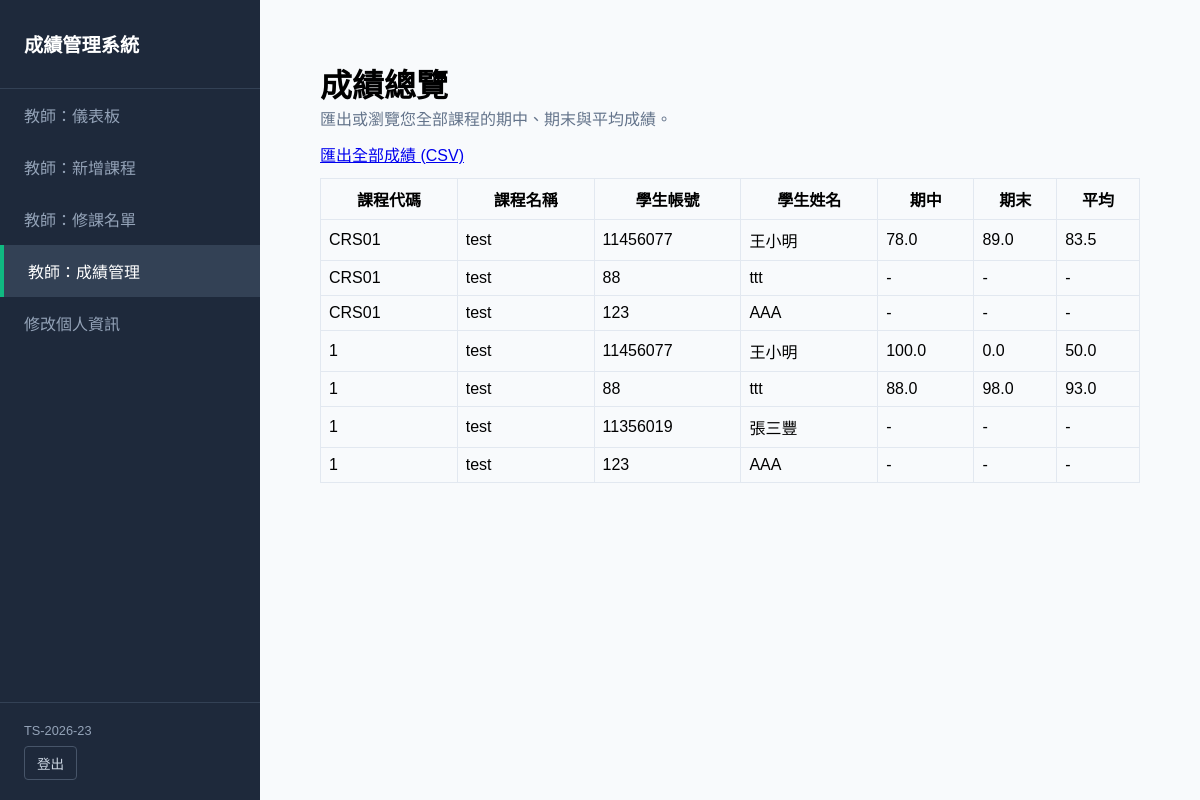
Page /accounts/teacher/grades/overview/ (signed in) on the committed database.
### grades/models.py (models this page shows, shortened)
class Course(models.Model):
    SCHEDULE_CHOICES = [
        ('週一', [
            ('MON_1', '第1節 08:00-09:00'),
            ('MON_2', '第2節 09:10-10:10'),
            ('MON_3', '第3節 10:20-11:20'),
            ('MON_4', '第4節 11:30-12:30'),
            ('MON_5', '第5節 13:30-14:30'),
            ('MON_6', '第6節 14:40-15:40'),
            ('MON_7', '第7節 15:50-16:50'),
            ('MON_8', '第8節 17:00-18:00'),
        ]),
        ('週二', [
            ('TUE_1', '第1節 08:00-09:00'),
            ('TUE_2', '第2節 09:10-10:10'),
            ('TUE_3', '第3節 10:20-11:20'),
            ('TUE_4', '第4節 11:30-12:30'),
            ('TUE_5', '第5節 13:30-14:30'),
            ('TUE_6', '第6節 14:40-15:40'),
            ('TUE_7', '第7節 15:50-16:50'),
            ('TUE_8', '第8節 17:00-18:00'),
        ]),
        ('週三', [
            ('WED_1', '第1節 08:00-09:00'),
            ('WED_2', '第2節 09:10-10:10'),
            ('WED_3', '第3節 10:20-11:20'),
            ('WED_4', '第4節 11:30-12:30'),
            ('WED_5', '第5節 13:30-14:30'),
            ('WED_6', '第6節 14:40-15:40'),
            ('WED_7', '第7節 15:50-16:50'),
            ('WED_8', '第8節 17:00-18:00'),
        ]),
        ('週四', [
            ('THU_1', '第1節 08:00-09:00'),
            ('THU_2', '第2節 09:10-10:10'),
            ('THU_3', '第3節 10:20-11:20'),
            ('THU_4', '第4節 11:30-12:30'),
            ('THU_5', '第5節 13:30-14:30'),
            ('THU_6', '第6節 14:40-15:40'),
            ('THU_7', '第7節 15:50-16:50'),
            ('THU_8', '第8節 17:00-18:00'),
        ]),
        ('週五', [
            ('FRI_1', '第1節 08:00-09:00'),
            ('FRI_2', '第2節 09:10-10:10'),
            ('FRI_3', '第3節 10:20-11:20'),
            ('FRI_4', '第4節 11:30-12:30'),
            ('FRI_5', '第5節 13:30-14:30'),
            ('FRI_6', '第6節 14:40-15:40'),
            ('FRI_7', '第7節 15:50-16:50'),
            ('FRI_8', '第8節 17:00-18:00'),
        ]),
    ]
    name = models.CharField(max_length=100, verbose_name="課程名稱")
    code = models.CharField(max_length=20, unique=True, verbose_name="課程號碼")
    description = models.TextField(blank=True, verbose_name="課程描述")
    schedule = models.CharField(max_length=200, blank=False, verbose_name="上課時間")
    credits = models.PositiveSmallIntegerField(default=3, verbose_name="學分數")
    teacher = models.ForeignKey(
        User,
        null=True,
        blank=True,
        on_delete=models.SET_NULL,
        related_name='teaching_courses',
        verbose_name="任課教師",
    )
    capacity = models.PositiveIntegerField(default=40, verbose_name="課程人數上限")

class Profile(models.Model):
    user = models.OneToOneField(User, on_delete=models.CASCADE, related_name='profile')
    full_name = models.CharField(max_length=150, blank=True, verbose_name="姓名")
    avatar = models.ImageField(upload_to='avatars/', null=True, blank=True, verbose_name="個人頭像")
    is_teacher = models.BooleanField(default=False, verbose_name="是否為教師")

### grades/views.py (the view)
# urls.py: path('teacher/grades/overview/', views.teacher_grade_overview, name='teacher_grade_overview'),
@user_passes_test(_is_teacher)
def teacher_grade_overview(request):
    courses = Course.objects.filter(teacher=request.user).order_by('code')
    enrollments = Enrollment.objects.filter(course__in=courses).select_related('student', 'course')
    rows = []
    for e in enrollments:
        mid = float(e.midterm_grade) if e.midterm_grade is not None else None
        fin = float(e.final_grade) if e.final_grade is not None else None
        avg = round((mid + fin) / 2, 2) if mid is not None and fin is not None else None
        rows.append({'course': e.course, 'student': e.student, 'midterm': mid, 'final': fin, 'avg': avg})
    return render(request, 'uiux/teacher_grade_overview.html', {
        'rows': rows,
        'courses': courses,
        'active_nav': 'grades',
    })

### grades/views.py (called while the page is built)
def _is_teacher(user):
    if not user.is_authenticated:
        return False
    try:
        if user.groups.filter(name='Teacher').exists():
            return True
    except Exception:
        pass
    profile = getattr(user, 'profile', None)
    return bool(profile and profile.is_teacher)

### templates/uiux/teacher_grade_overview.html (shortened to what this page needs)
{% extends 'uiux/base_teacher.html' %}
{% block content %}
<div style="padding:20px;">
  <h1>成績總覽</h1>
  <p style="color:var(--text-muted);">匯出或瀏覽您全部課程的期中、期末與平均成績。</p>
  <div style="margin-top:12px; margin-bottom:12px;"><a class="btn-edit" href="{% url 'export_all_grades' %}">匯出全部成績 (CSV)</a></div>
  <table style="width:100%; border-collapse:collapse;">
    <thead>
      <tr style="background:#f8fafc;">
        <th style="padding:8px;border:1px solid var(--border);">課程代碼</th>
        <th style="padding:8px;border:1px solid var(--border);">課程名稱</th>
        <th style="padding:8px;border:1px solid var(--border);">學生帳號</th>
        <th style="padding:8px;border:1px solid var(--border);">學生姓名</th>
        <th style="padding:8px;border:1px solid var(--border);">期中</th>
        <th style="padding:8px;border:1px solid var(--border);">期末</th>
        <th style="padding:8px;border:1px solid var(--border);">平均</th>
      </tr>
    </thead>
    <tbody>
      {% for r in rows %}
      <tr>
        <td style="padding:8px;border:1px solid var(--border);">{{ r.course.code }}</td>
        <td style="padding:8px;border:1px solid var(--border);">{{ r.course.name }}</td>
        <td style="padding:8px;border:1px solid var(--border);">{{ r.student.username }}</td>
        <td style="padding:8px;border:1px solid var(--border);">{{ r.student.profile.full_name|default:r.student.username }}</td>
        <td style="padding:8px;border:1px solid var(--border);">{% if r.midterm is not None %}{{ r.midterm }}{% else %}-{% endif %}</td>
        <td style="padding:8px;border:1px solid var(--border);">{% if r.final is not None %}{{ r.final }}{% else %}-{% endif %}</td>
        <td style="padding:8px;border:1px solid var(--border);">{% if r.avg is not None %}{{ r.avg }}{% else %}-{% endif %}</td>
      </tr>
      {% endfor %}
    </tbody>
  </table>
</div>
{% endblock %}

### templates/uiux/base_teacher.html (shortened to what this page needs)
<!DOCTYPE html>
<html lang="zh-TW">
<head>
</head>
<body>
    <aside>
        <div class="sidebar-header">成績管理系統</div>
        <nav>
            <a href="{% url 'teacher_dashboard' %}" {% if active_nav == 'dashboard' %}class="active"{% endif %}>教師：儀表板</a>
            <a href="{% url 'create_course' %}" {% if active_nav == 'create_course' %}class="active"{% endif %}>教師：新增課程</a>
            <a href="{% url 'teacher_courses' %}" {% if active_nav == 'roster' %}class="active"{% endif %}>教師：修課名單</a>
            <a href="{% url 'teacher_grade_hub' %}" {% if active_nav == 'grades' %}class="active"{% endif %}>教師：成績管理</a>
            <a href="{% url 'edit_profile' %}" {% if active_nav == 'profile' %}class="active"{% endif %}>修改個人資訊</a>
        </nav>
        <div class="sidebar-footer">
            <p style="color: #94a3b8; font-size: 0.8rem; margin-bottom: 8px;">{{ user.username }}</p>
            <form method="post" action="{% url 'logout' %}">
                <button type="submit">登出</button>
            </form>
        </div>
    </aside>
    <main>
        {% block content %}{% endblock %}
    </main>
</body>
</html>

### templates/uiux/base_teacher.html (style rules this page uses)
:root { --sidebar-width: 260px; --brand-dark: #1e293b; --brand-active: #334155; --bg-main: #f8fafc; --white: #ffffff; --accent: #10b981; --text-main: #334155; --text-muted: #64748b; --border: #e2e8f0; }
* { margin: 0; padding: 0; box-sizing: border-box; }
body { font-family: "PingFang TC", "Microsoft JhengHei", sans-serif; background-color: var(--bg-main); display: flex; }
aside { width: var(--sidebar-width); background-color: var(--brand-dark); color: white; position: fixed; height: 100vh; display: flex; flex-direction: column; }
.sidebar-header { padding: 30px 24px; font-size: 1.2rem; font-weight: bold; border-bottom: 1px solid #334155; }
nav { flex-grow: 1; }
nav a { display: block; padding: 14px 24px; color: #94a3b8; text-decoration: none; }
nav a:hover, nav a.active { background-color: var(--brand-active); color: white; border-left: 4px solid var(--accent); }
.sidebar-footer { padding: 20px 24px; border-top: 1px solid #334155; }
.sidebar-footer form button { background: none; border: 1px solid #475569; color: #cbd5e1; padding: 6px 12px; border-radius: 4px; cursor: pointer; font-size: 0.85rem; }
main { margin-left: var(--sidebar-width); flex-grow: 1; padding: 40px; min-width: 0; }

### rows in the picture
Course: course.code "CRS01", course.name "test", student.username "11456077", student.profile.full_name "王小明", midterm "78.0", final "89.0", avg "83.5", student.username "88", student.profile.full_name "ttt", student.username "123", student.profile.full_name "AAA"
Course: course.code "1", course.name "test", student.username "11456077", student.profile.full_name "王小明", midterm "100.0", final "0.0", avg "50.0", student.username "88", student.profile.full_name "ttt", midterm "88.0", final "98.0", avg "93.0", student.username "11356019", student.profile.full_name "張三豐", student.username "123", student.profile.full_name "AAA"

### other values in the picture
{{ user.username }} "TS-2026-23"
